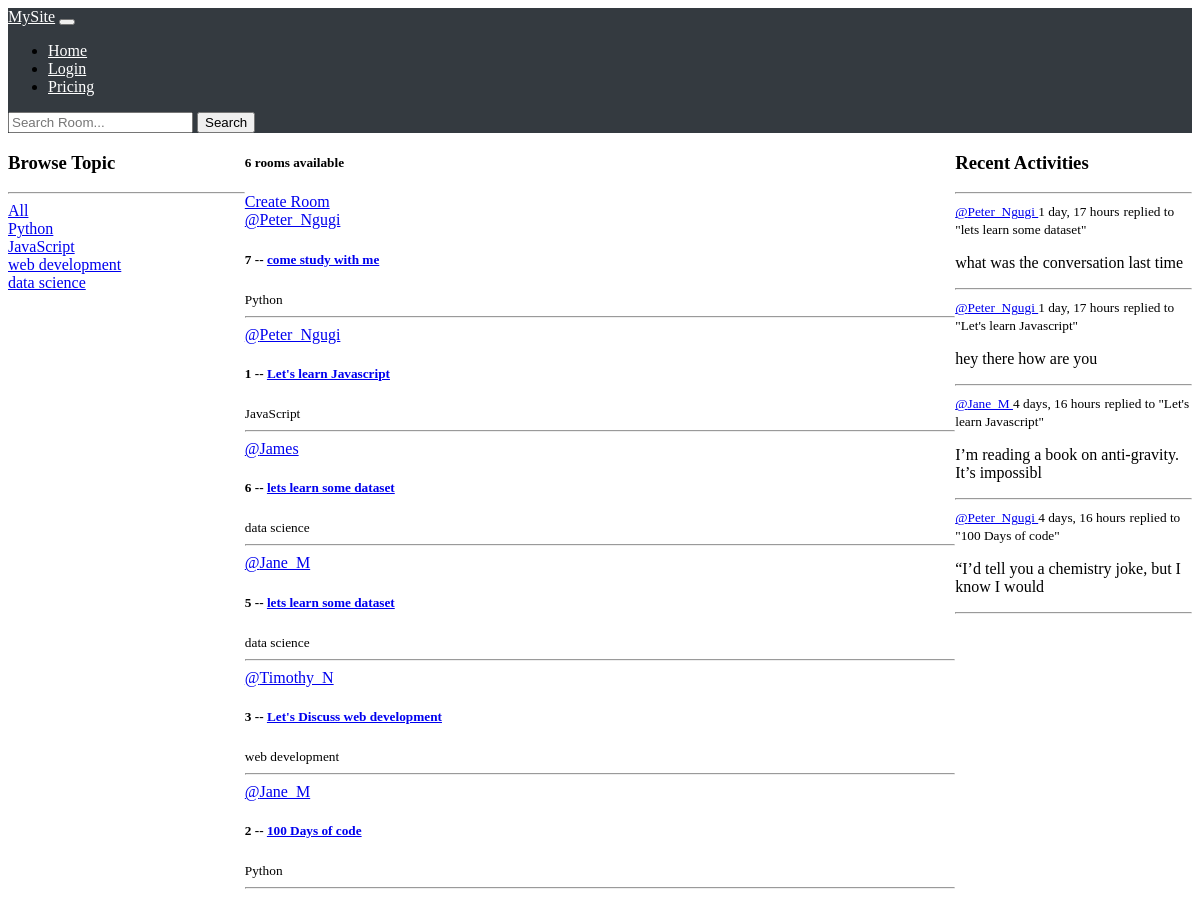
The page / on the database its author committed.
### base/models.py (models this page shows, shortened)
class Topic(models.Model):
    name = models.CharField(max_length=200)

class Room(models.Model):
    host = models.ForeignKey(User, on_delete=models.SET_NULL, null=True)
    topic = models.ForeignKey(Topic, on_delete=models.SET_NULL, null=True)
    name = models.CharField(max_length=150)
    description = models.TextField(null=True, blank=True)
    participants = models.ManyToManyField(User, related_name='participants', blank=True)
    updated = models.DateField(auto_now=True)
    created = models.DateTimeField(auto_now_add=True)
    class Meta:
        ordering = ['-updated', '-created']
    def __str__(self):
       return self.name

class Message(models.Model):
    user = models.ForeignKey(User, on_delete=models.CASCADE)
    room = models.ForeignKey(Room, on_delete=models.CASCADE)
    body = models.TextField()
    updated = models.DateField(auto_now=True)
    created = models.DateTimeField(auto_now_add=True)
    class Meta:
        ordering = ['-updated', '-created']
    def __str__(self):
        return self.body[0:50]

### base/views.py (the view)
# urls.py: path('', views.home, name="home"),
def home(request):
    q = request.GET.get('q') if request.GET.get('q') != None else ''
    rooms = Room.objects.filter(
                                Q(topic__name__icontains=q) |
                                Q(name__icontains=q) |
                                Q(description__icontains=q)
                                )
    room_count = rooms.count()
    topics = Topic.objects.all()
    room_messages = Message.objects.filter(Q(room__topic__name__icontains= q))
    context = {'rooms': rooms, 'topics': topics, 'room_count':room_count,
               'room_messages':room_messages}
    return render(request, 'base/home.html', context)

### base/templates/base/home.html (shortened to what this page needs)
{% extends "main.html" %}
{% block content %}
<div class="home-container">
    <div class="topics">
    {% include 'base/topics_components.html' %}
    </div>
    <div class="rooms">
        <h5>{{room_count}} rooms available</h5>
        <a href="{% url 'create-room' %}">Create Room</a>
        {% include 'base/feed_components.html' %}
    </div>
    <div class="activities">
        {% include 'base/activity_components.html' %}
    </div>
</div>
{% endblock content %}

### base/templates/base/topics_components.html
    <h3>Browse Topic</h3>
    <hr>
    <div>
        <a href="{% url 'home' %}">All</a>
     </div>
    {% for topic in topics%}
         <div>
            <a href="{% url 'home' %}?q={{topic.name}}">{{ topic.name }}</a>
         </div>
    {% endfor %}

### base/templates/base/feed_components.html (shortened to what this page needs)
<div>
    {% for room in rooms %}
        <div>
            <a href="{% url 'user-profile' room.host.id %}">@{{room.host.username}}</a>
            <h5>{{ room.id}} -- <a href="{%  url 'room' room.id %}">{{room.name}}</a></h5>
            <small>{{room.topic.name}}</small>
            <hr>
        </div>
    {% endfor %}
</div>

### base/templates/base/activity_components.html (shortened to what this page needs)
<h3> Recent Activities</h3>
<hr>
{% for message in room_messages %}
    <div>
        <small><a href="{% url 'user-profile' message.user.id %}">
            @{{ message.user}} </a> {{message.created|timesince}}</small>
        <small> replied to "{{ message.room }}"</small>
        <p>{{message}}</p>
        <hr>
    </div>
{% endfor %}

### static/css_styles/main.css (style rules this page uses)
body { background-color: #fff; }

### base/templates/base/home.html (style rules this page uses)
.home-container { display: grid; grid-template-columns: 1fr 3fr 1fr; }
.topics { grid-column: 1 / 2; }
.rooms { grid-column: 2 / 3; }
.activities { grid-column: 3 / 4; }

### rows shown on the page
Topic: name "Python"
Topic: name "JavaScript"
Topic: name "web development"
Topic: name "data science"
Room: host.username "Peter_Ngugi", id "7", name "come study with me", topic.name "Python"
Room: host.username "Peter_Ngugi", id "1", name "Let's learn Javascript", topic.name "JavaScript"
Room: host.username "James", id "6", name "lets learn some dataset", topic.name "data science"
Room: host.username "Jane_M", id "5", name "lets learn some dataset", topic.name "data science"
Room: host.username "Timothy_N", id "3", name "Let's Discuss web development", topic.name "web development"
Room: host.username "Jane_M", id "2", name "100 Days of code", topic.name "Python"
Message: user "Peter_Ngugi", created "1 day, 17 hours", room "lets learn some dataset", body "what was the conversation last time"
Message: user "Peter_Ngugi", created "1 day, 17 hours", room "Let's learn Javascript", body "hey there how are you"
Message: user "Jane_M", created "4 days, 16 hours", room "Let's learn Javascript", body "I’m reading a book on anti-gravity. It’s impossibl"
Message: user "Peter_Ngugi", created "4 days, 16 hours", room "100 Days of code", body "“I’d tell you a chemistry joke, but I know I would"

### other values the page prints
{{ room_count }} "6"
